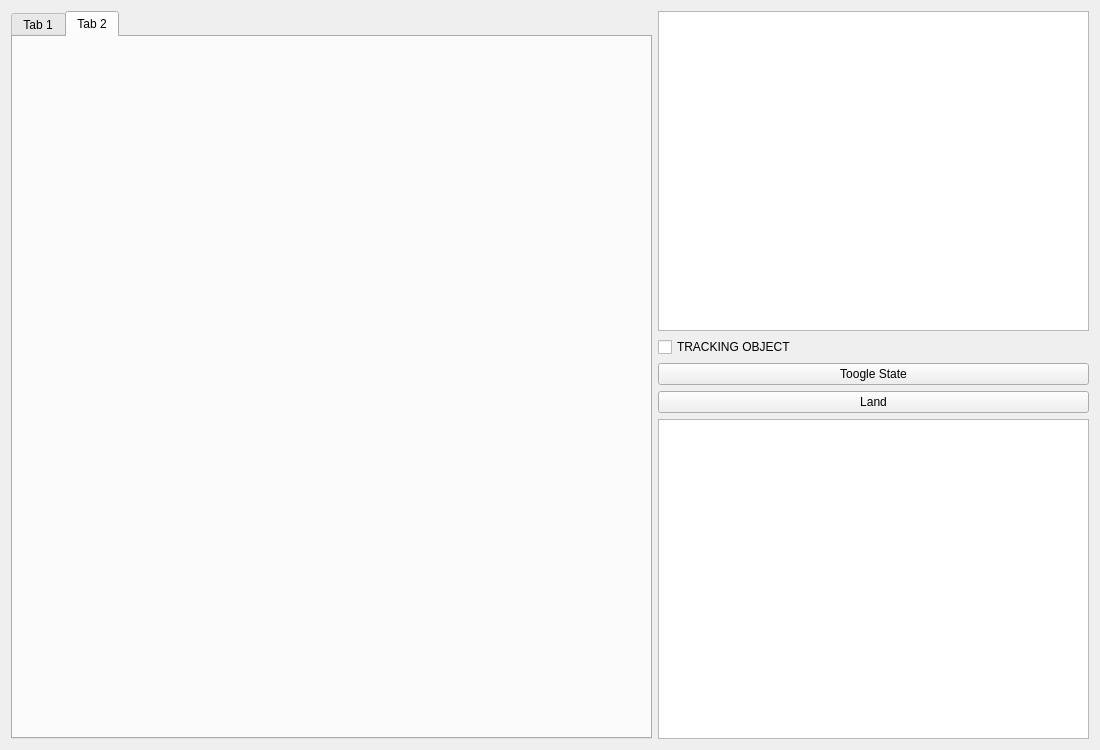
<?xml version="1.0" encoding="UTF-8"?>
<ui version="4.0">
 <class>MainWindow</class>
 <widget class="QMainWindow" name="MainWindow">
  <property name="geometry">
   <rect>
    <x>0</x>
    <y>0</y>
    <width>1100</width>
    <height>750</height>
   </rect>
  </property>
  <property name="windowTitle">
   <string>MainWindow</string>
  </property>
  <widget class="QWidget" name="centralWidget">
   <property name="minimumSize">
    <size>
     <width>793</width>
     <height>0</height>
    </size>
   </property>
   <layout class="QHBoxLayout" name="horizontalLayout_2">
    <item>
     <layout class="QHBoxLayout" name="horizontalLayout">
      <item>
       <widget class="QTabWidget" name="tabWidget">
        <property name="minimumSize">
         <size>
          <width>641</width>
          <height>0</height>
         </size>
        </property>
        <property name="tabPosition">
         <enum>QTabWidget::North</enum>
        </property>
        <property name="currentIndex">
         <number>1</number>
        </property>
        <property name="elideMode">
         <enum>Qt::ElideNone</enum>
        </property>
        <property name="usesScrollButtons">
         <bool>true</bool>
        </property>
        <widget class="object_follow_gui" name="object_follow">
         <attribute name="title">
          <string>Tab 1</string>
         </attribute>
        </widget>
        <widget class="Drone_control" name="drone_control">
         <attribute name="title">
          <string>Tab 2</string>
         </attribute>
        </widget>
       </widget>
      </item>
      <item>
       <layout class="QVBoxLayout" name="verticalLayout">
        <item>
         <widget class="DroneControlGraphicsView" name="drone_contro_graphics_view"/>
        </item>
        <item>
         <widget class="QCheckBox" name="checkBox_startTracking">
          <property name="text">
           <string>TRACKING OBJECT</string>
          </property>
         </widget>
        </item>
        <item>
         <widget class="QPushButton" name="btn_toglestate">
          <property name="text">
           <string>Toogle State</string>
          </property>
         </widget>
        </item>
        <item>
         <widget class="QPushButton" name="btn_land">
          <property name="text">
           <string>Land</string>
          </property>
         </widget>
        </item>
        <item>
         <widget class="QTextEdit" name="textEdit"/>
        </item>
       </layout>
      </item>
     </layout>
    </item>
   </layout>
  </widget>
  <widget class="QMenuBar" name="menuBar">
   <property name="geometry">
    <rect>
     <x>0</x>
     <y>0</y>
     <width>1100</width>
     <height>25</height>
    </rect>
   </property>
   <property name="defaultUp">
    <bool>false</bool>
   </property>
  </widget>
 </widget>
 <layoutdefault spacing="6" margin="11"/>
 <customwidgets>
  <customwidget>
   <class>object_follow_gui</class>
   <extends>QWidget</extends>
   <header>object_follow_gui.h</header>
   <container>1</container>
  </customwidget>
  <customwidget>
   <class>Drone_control</class>
   <extends>QWidget</extends>
   <header>drone_control.h</header>
   <container>1</container>
  </customwidget>
  <customwidget>
   <class>DroneControlGraphicsView</class>
   <extends>QGraphicsView</extends>
   <header>dronecontrolgraphicsview.h</header>
  </customwidget>
 </customwidgets>
 <resources/>
 <connections/>
</ui>
